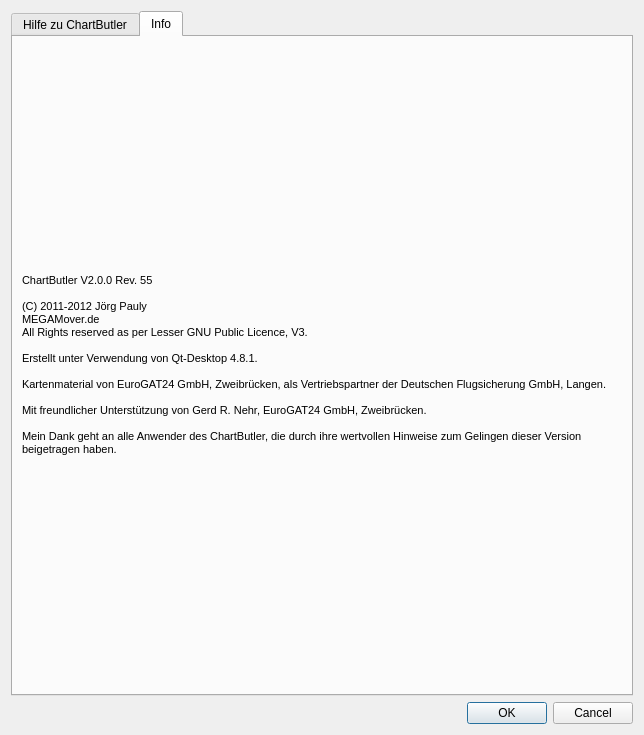
<?xml version="1.0" encoding="UTF-8"?>
<ui version="4.0">
 <class>CHelp</class>
 <widget class="QDialog" name="CHelp">
  <property name="geometry">
   <rect>
    <x>0</x>
    <y>0</y>
    <width>644</width>
    <height>735</height>
   </rect>
  </property>
  <property name="windowTitle">
   <string>Dialog</string>
  </property>
  <layout class="QVBoxLayout" name="verticalLayout_2">
   <item>
    <widget class="QTabWidget" name="tabWidget">
     <property name="currentIndex">
      <number>1</number>
     </property>
     <widget class="QWidget" name="tabHelp">
      <attribute name="title">
       <string>Hilfe zu ChartButler</string>
      </attribute>
      <attribute name="toolTip">
       <string>Kurzhilfe zur Verwendung von ChartButler V2</string>
      </attribute>
      <widget class="QLabel" name="lblHelp">
       <property name="geometry">
        <rect>
         <x>10</x>
         <y>10</y>
         <width>601</width>
         <height>531</height>
        </rect>
       </property>
       <property name="text">
        <string>&lt;!DOCTYPE HTML PUBLIC &quot;-//W3C//DTD HTML 4.0//EN&quot; &quot;http://www.w3.org/TR/REC-html40/strict.dtd&quot;&gt;
&lt;html&gt;&lt;head&gt;&lt;meta name=&quot;qrichtext&quot; content=&quot;1&quot; /&gt;&lt;style type=&quot;text/css&quot;&gt;
p, li { white-space: pre-wrap; }
&lt;/style&gt;&lt;/head&gt;&lt;body style=&quot; font-family:'Sans Serif'; font-size:9pt; font-weight:400; font-style:normal;&quot;&gt;
&lt;p style=&quot; margin-top:0px; margin-bottom:0px; margin-left:0px; margin-right:0px; -qt-block-indent:0; text-indent:0px;&quot;&gt;&lt;span style=&quot; font-family:'MS Shell Dlg 2'; font-size:8pt;&quot;&gt;Die linke Liste zeigt alle Flugplätze, für die Karten heruntergeladen wurden.&lt;/span&gt;&lt;/p&gt;
&lt;p style=&quot; margin-top:0px; margin-bottom:0px; margin-left:0px; margin-right:0px; -qt-block-indent:0; text-indent:0px;&quot;&gt;&lt;span style=&quot; font-family:'MS Shell Dlg 2'; font-size:8pt;&quot;&gt;Doppel-Klick auf einen Flugplatz erweitert des Eintrag, so dass alle für diesen Platz verfügbaren Karten als Unter-Knoten angezeigt werden.&lt;/span&gt;&lt;/p&gt;
&lt;p style=&quot; margin-top:0px; margin-bottom:0px; margin-left:0px; margin-right:0px; -qt-block-indent:0; text-indent:0px;&quot;&gt;&lt;span style=&quot; font-family:'MS Shell Dlg 2'; font-size:8pt;&quot;&gt;Rechtsklick auf einen ausgewählten Platz ruft ein Kontextmenü mit folgenden Punkten auf:&lt;/span&gt;&lt;/p&gt;
&lt;p style=&quot;-qt-paragraph-type:empty; margin-top:0px; margin-bottom:0px; margin-left:0px; margin-right:0px; -qt-block-indent:0; text-indent:0px; font-family:'MS Shell Dlg 2'; font-size:8pt;&quot;&gt;&lt;br /&gt;&lt;/p&gt;
&lt;p style=&quot; margin-top:0px; margin-bottom:0px; margin-left:0px; margin-right:0px; -qt-block-indent:0; text-indent:0px;&quot;&gt;&lt;span style=&quot; font-family:'MS Shell Dlg 2'; font-size:8pt;&quot;&gt;	-&amp;gt; Flugplatz löschen&lt;/span&gt;&lt;/p&gt;
&lt;p style=&quot; margin-top:0px; margin-bottom:0px; margin-left:0px; margin-right:0px; -qt-block-indent:0; text-indent:0px;&quot;&gt;&lt;span style=&quot; font-family:'MS Shell Dlg 2'; font-size:8pt;&quot;&gt;	     Alle Karten des Platzes werden aus der Datenbank &lt;/span&gt;&lt;/p&gt;
&lt;p style=&quot; margin-top:0px; margin-bottom:0px; margin-left:0px; margin-right:0px; -qt-block-indent:0; text-indent:0px;&quot;&gt;&lt;span style=&quot; font-family:'MS Shell Dlg 2'; font-size:8pt;&quot;&gt;	     und vom Datenträger gelöscht.&lt;/span&gt;&lt;/p&gt;
&lt;p style=&quot;-qt-paragraph-type:empty; margin-top:0px; margin-bottom:0px; margin-left:0px; margin-right:0px; -qt-block-indent:0; text-indent:0px; font-family:'MS Shell Dlg 2'; font-size:8pt;&quot;&gt;&lt;br /&gt;&lt;/p&gt;
&lt;p style=&quot; margin-top:0px; margin-bottom:0px; margin-left:0px; margin-right:0px; -qt-block-indent:0; text-indent:0px;&quot;&gt;&lt;span style=&quot; font-family:'MS Shell Dlg 2'; font-size:8pt;&quot;&gt;	-&amp;gt; Karten aktualisieren&lt;/span&gt;&lt;/p&gt;
&lt;p style=&quot; margin-top:0px; margin-bottom:0px; margin-left:0px; margin-right:0px; -qt-block-indent:0; text-indent:0px;&quot;&gt;&lt;span style=&quot; font-family:'MS Shell Dlg 2'; font-size:8pt;&quot;&gt;	      Für den ausgewählten Platz werden&lt;/span&gt;&lt;/p&gt;
&lt;p style=&quot; margin-top:0px; margin-bottom:0px; margin-left:0px; margin-right:0px; -qt-block-indent:0; text-indent:0px;&quot;&gt;&lt;span style=&quot; font-family:'MS Shell Dlg 2'; font-size:8pt;&quot;&gt;	      die aktuellen Karten heruntergeladen.&lt;/span&gt;&lt;/p&gt;
&lt;p style=&quot;-qt-paragraph-type:empty; margin-top:0px; margin-bottom:0px; margin-left:0px; margin-right:0px; -qt-block-indent:0; text-indent:0px; font-family:'MS Shell Dlg 2'; font-size:8pt;&quot;&gt;&lt;br /&gt;&lt;/p&gt;
&lt;p style=&quot; margin-top:0px; margin-bottom:0px; margin-left:0px; margin-right:0px; -qt-block-indent:0; text-indent:0px;&quot;&gt;&lt;span style=&quot; font-family:'MS Shell Dlg 2'; font-size:8pt;&quot;&gt;	-&amp;gt; Karte anzeigen&lt;/span&gt;&lt;/p&gt;
&lt;p style=&quot; margin-top:0px; margin-bottom:0px; margin-left:0px; margin-right:0px; -qt-block-indent:0; text-indent:0px;&quot;&gt;&lt;span style=&quot; font-family:'MS Shell Dlg 2'; font-size:8pt;&quot;&gt;	     Die Karte wird in Ihrem PDF-Reader angezeigt.&lt;/span&gt;&lt;/p&gt;
&lt;p style=&quot;-qt-paragraph-type:empty; margin-top:0px; margin-bottom:0px; margin-left:0px; margin-right:0px; -qt-block-indent:0; text-indent:0px; font-family:'MS Shell Dlg 2'; font-size:8pt;&quot;&gt;&lt;br /&gt;&lt;/p&gt;
&lt;p style=&quot; margin-top:0px; margin-bottom:0px; margin-left:0px; margin-right:0px; -qt-block-indent:0; text-indent:0px;&quot;&gt;&lt;span style=&quot; font-family:'MS Shell Dlg 2'; font-size:8pt;&quot;&gt;Doppel-Klick auf eine Karte ruft die Karte iIhrem PDF-Reader auf.&lt;/span&gt;&lt;/p&gt;
&lt;p style=&quot;-qt-paragraph-type:empty; margin-top:0px; margin-bottom:0px; margin-left:0px; margin-right:0px; -qt-block-indent:0; text-indent:0px; font-family:'MS Shell Dlg 2'; font-size:8pt;&quot;&gt;&lt;br /&gt;&lt;/p&gt;
&lt;p style=&quot; margin-top:0px; margin-bottom:0px; margin-left:0px; margin-right:0px; -qt-block-indent:0; text-indent:0px;&quot;&gt;&lt;span style=&quot; font-family:'MS Shell Dlg 2'; font-size:8pt;&quot;&gt;Die rechts befindlichen Schaltflächen haben folgende Funktionen:&lt;/span&gt;&lt;/p&gt;
&lt;p style=&quot;-qt-paragraph-type:empty; margin-top:0px; margin-bottom:0px; margin-left:0px; margin-right:0px; -qt-block-indent:0; text-indent:0px; font-family:'MS Shell Dlg 2'; font-size:8pt;&quot;&gt;&lt;br /&gt;&lt;/p&gt;
&lt;p style=&quot; margin-top:0px; margin-bottom:0px; margin-left:0px; margin-right:0px; -qt-block-indent:0; text-indent:0px;&quot;&gt;&lt;span style=&quot; font-family:'MS Shell Dlg 2'; font-size:8pt;&quot;&gt;	-&amp;gt; Flugplatz hinzufügen&lt;/span&gt;&lt;/p&gt;
&lt;p style=&quot; margin-top:0px; margin-bottom:0px; margin-left:0px; margin-right:0px; -qt-block-indent:0; text-indent:0px;&quot;&gt;&lt;span style=&quot; font-family:'MS Shell Dlg 2'; font-size:8pt;&quot;&gt;	     Es kann der ICAO-Code für einen oder mehrere neue Flugplätze angegeben werden,&lt;/span&gt;&lt;/p&gt;
&lt;p style=&quot; margin-top:0px; margin-bottom:0px; margin-left:0px; margin-right:0px; -qt-block-indent:0; text-indent:0px;&quot;&gt;&lt;span style=&quot; font-family:'MS Shell Dlg 2'; font-size:8pt;&quot;&gt;	     dessen Karten heruntergeladen werden. Die ICAO-Codes können durch Leerzeichen,&lt;/span&gt;&lt;/p&gt;
&lt;p style=&quot; margin-top:0px; margin-bottom:0px; margin-left:0px; margin-right:0px; -qt-block-indent:0; text-indent:0px;&quot;&gt;&lt;span style=&quot; font-family:'MS Shell Dlg 2'; font-size:8pt;&quot;&gt;	     Punkt, Komma, Semikolon oder &amp;quot;-&amp;quot; getrennt werden.&lt;/span&gt;&lt;/p&gt;
&lt;p style=&quot;-qt-paragraph-type:empty; margin-top:0px; margin-bottom:0px; margin-left:0px; margin-right:0px; -qt-block-indent:0; text-indent:0px; font-family:'MS Shell Dlg 2'; font-size:8pt;&quot;&gt;&lt;br /&gt;&lt;/p&gt;
&lt;p style=&quot; margin-top:0px; margin-bottom:0px; margin-left:0px; margin-right:0px; -qt-block-indent:0; text-indent:0px;&quot;&gt;&lt;span style=&quot; font-family:'MS Shell Dlg 2'; font-size:8pt;&quot;&gt;	-&amp;gt; Karten aktualisieren&lt;/span&gt;&lt;/p&gt;
&lt;p style=&quot; margin-top:0px; margin-bottom:0px; margin-left:0px; margin-right:0px; -qt-block-indent:0; text-indent:0px;&quot;&gt;&lt;span style=&quot; font-family:'MS Shell Dlg 2'; font-size:8pt;&quot;&gt;	      Alle Flugplätze in der Datenbank werden ggf. mit&lt;/span&gt;&lt;/p&gt;
&lt;p style=&quot; margin-top:0px; margin-bottom:0px; margin-left:0px; margin-right:0px; -qt-block-indent:0; text-indent:0px;&quot;&gt;&lt;span style=&quot; font-family:'MS Shell Dlg 2'; font-size:8pt;&quot;&gt;	      aktualisierten Karten bestückt.&lt;/span&gt;&lt;/p&gt;
&lt;p style=&quot;-qt-paragraph-type:empty; margin-top:0px; margin-bottom:0px; margin-left:0px; margin-right:0px; -qt-block-indent:0; text-indent:0px; font-family:'MS Shell Dlg 2'; font-size:8pt;&quot;&gt;&lt;br /&gt;&lt;/p&gt;
&lt;p style=&quot; margin-top:0px; margin-bottom:0px; margin-left:0px; margin-right:0px; -qt-block-indent:0; text-indent:0px;&quot;&gt;&lt;span style=&quot; font-family:'MS Shell Dlg 2'; font-size:8pt;&quot;&gt;	-&amp;gt; Optionen&lt;/span&gt;&lt;/p&gt;
&lt;p style=&quot; margin-top:0px; margin-bottom:0px; margin-left:0px; margin-right:0px; -qt-block-indent:0; text-indent:0px;&quot;&gt;&lt;span style=&quot; font-family:'MS Shell Dlg 2'; font-size:8pt;&quot;&gt;	      Hier können die Login-Daten für GAT24.de hinterlegt &lt;/span&gt;&lt;/p&gt;
&lt;p style=&quot; margin-top:0px; margin-bottom:0px; margin-left:0px; margin-right:0px; -qt-block-indent:0; text-indent:0px;&quot;&gt;&lt;span style=&quot; font-family:'MS Shell Dlg 2'; font-size:8pt;&quot;&gt; 	      sowie das Verzeichnis für die Karten und der Pfad zu&lt;/span&gt;&lt;/p&gt;
&lt;p style=&quot; margin-top:0px; margin-bottom:0px; margin-left:0px; margin-right:0px; -qt-block-indent:0; text-indent:0px;&quot;&gt;&lt;span style=&quot; font-family:'MS Shell Dlg 2'; font-size:8pt;&quot;&gt;	      Ihrem PDF-Reader festgelegt werden.&lt;/span&gt;&lt;/p&gt;
&lt;p style=&quot;-qt-paragraph-type:empty; margin-top:0px; margin-bottom:0px; margin-left:0px; margin-right:0px; -qt-block-indent:0; text-indent:0px; font-family:'MS Shell Dlg 2'; font-size:8pt;&quot;&gt;&lt;br /&gt;&lt;/p&gt;
&lt;p style=&quot; margin-top:0px; margin-bottom:0px; margin-left:0px; margin-right:0px; -qt-block-indent:0; text-indent:0px;&quot;&gt;&lt;span style=&quot; font-family:'MS Shell Dlg 2'; font-size:8pt;&quot;&gt;	-&amp;gt; Hilfe/Info&lt;/span&gt;&lt;/p&gt;
&lt;p style=&quot; margin-top:0px; margin-bottom:0px; margin-left:0px; margin-right:0px; -qt-block-indent:0; text-indent:0px;&quot;&gt;&lt;span style=&quot; font-family:'MS Shell Dlg 2'; font-size:8pt;&quot;&gt;	     Die lesen Sie gerade... ;-)&lt;/span&gt;&lt;/p&gt;
&lt;p style=&quot;-qt-paragraph-type:empty; margin-top:0px; margin-bottom:0px; margin-left:0px; margin-right:0px; -qt-block-indent:0; text-indent:0px; font-family:'MS Shell Dlg 2'; font-size:8pt;&quot;&gt;&lt;br /&gt;&lt;/p&gt;
&lt;p style=&quot; margin-top:0px; margin-bottom:0px; margin-left:0px; margin-right:0px; -qt-block-indent:0; text-indent:0px;&quot;&gt;&lt;span style=&quot; font-family:'MS Shell Dlg 2'; font-size:8pt;&quot;&gt;	-&amp;gt; Schließen&lt;/span&gt;&lt;/p&gt;
&lt;p style=&quot; margin-top:0px; margin-bottom:0px; margin-left:0px; margin-right:0px; -qt-block-indent:0; text-indent:0px;&quot;&gt;&lt;span style=&quot; font-family:'MS Shell Dlg 2'; font-size:8pt;&quot;&gt;	     Beendet den ChartButler.&lt;/span&gt;&lt;/p&gt;&lt;/body&gt;&lt;/html&gt;</string>
       </property>
       <property name="wordWrap">
        <bool>true</bool>
       </property>
      </widget>
     </widget>
     <widget class="QWidget" name="tabInfo">
      <attribute name="title">
       <string>Info</string>
      </attribute>
      <layout class="QVBoxLayout" name="verticalLayout">
       <item>
        <widget class="QLabel" name="label">
         <property name="text">
          <string>&lt;!DOCTYPE HTML PUBLIC &quot;-//W3C//DTD HTML 4.0//EN&quot; &quot;http://www.w3.org/TR/REC-html40/strict.dtd&quot;&gt;
&lt;html&gt;&lt;head&gt;&lt;meta name=&quot;qrichtext&quot; content=&quot;1&quot; /&gt;&lt;style type=&quot;text/css&quot;&gt;
p, li { white-space: pre-wrap; }
&lt;/style&gt;&lt;/head&gt;&lt;body style=&quot; font-family:'Sans Serif'; font-size:9pt; font-weight:400; font-style:normal;&quot;&gt;
&lt;p style=&quot; margin-top:0px; margin-bottom:0px; margin-left:0px; margin-right:0px; -qt-block-indent:0; text-indent:0px;&quot;&gt;&lt;span style=&quot; font-family:'MS Shell Dlg 2'; font-size:8pt;&quot;&gt;ChartButler V2.0.0 Rev. 55&lt;/span&gt;&lt;/p&gt;
&lt;p style=&quot;-qt-paragraph-type:empty; margin-top:0px; margin-bottom:0px; margin-left:0px; margin-right:0px; -qt-block-indent:0; text-indent:0px; font-family:'MS Shell Dlg 2'; font-size:8pt;&quot;&gt;&lt;br /&gt;&lt;/p&gt;
&lt;p style=&quot; margin-top:0px; margin-bottom:0px; margin-left:0px; margin-right:0px; -qt-block-indent:0; text-indent:0px;&quot;&gt;&lt;span style=&quot; font-family:'MS Shell Dlg 2'; font-size:8pt;&quot;&gt;(C) 2011-2012 Jörg Pauly&lt;/span&gt;&lt;/p&gt;
&lt;p style=&quot; margin-top:0px; margin-bottom:0px; margin-left:0px; margin-right:0px; -qt-block-indent:0; text-indent:0px;&quot;&gt;&lt;span style=&quot; font-family:'MS Shell Dlg 2'; font-size:8pt;&quot;&gt;MEGAMover.de&lt;/span&gt;&lt;/p&gt;
&lt;p style=&quot; margin-top:0px; margin-bottom:0px; margin-left:0px; margin-right:0px; -qt-block-indent:0; text-indent:0px;&quot;&gt;&lt;span style=&quot; font-family:'MS Shell Dlg 2'; font-size:8pt;&quot;&gt;All Rights reserved as per&lt;/span&gt;&lt;span style=&quot; font-family:'MS Shell Dlg 2'; font-size:8pt;&quot;&gt; Lesser&lt;/span&gt;&lt;span style=&quot; font-family:'MS Shell Dlg 2'; font-size:8pt;&quot;&gt; GNU Public Licence, V3.&lt;/span&gt;&lt;/p&gt;
&lt;p style=&quot;-qt-paragraph-type:empty; margin-top:0px; margin-bottom:0px; margin-left:0px; margin-right:0px; -qt-block-indent:0; text-indent:0px; font-family:'MS Shell Dlg 2'; font-size:8pt;&quot;&gt;&lt;br /&gt;&lt;/p&gt;
&lt;p style=&quot; margin-top:0px; margin-bottom:0px; margin-left:0px; margin-right:0px; -qt-block-indent:0; text-indent:0px;&quot;&gt;&lt;span style=&quot; font-family:'MS Shell Dlg 2'; font-size:8pt;&quot;&gt;Erstellt unter Verwendung von Qt-Desktop 4.8.1.&lt;/span&gt;&lt;/p&gt;
&lt;p style=&quot;-qt-paragraph-type:empty; margin-top:0px; margin-bottom:0px; margin-left:0px; margin-right:0px; -qt-block-indent:0; text-indent:0px; font-family:'MS Shell Dlg 2'; font-size:8pt;&quot;&gt;&lt;br /&gt;&lt;/p&gt;
&lt;p style=&quot; margin-top:0px; margin-bottom:0px; margin-left:0px; margin-right:0px; -qt-block-indent:0; text-indent:0px;&quot;&gt;&lt;span style=&quot; font-family:'MS Shell Dlg 2'; font-size:8pt;&quot;&gt;Kartenmaterial von EuroGAT24 GmbH, Zweibrücken, als Vertriebspartner der Deutschen Flugsicherung GmbH, Langen.&lt;/span&gt;&lt;/p&gt;
&lt;p style=&quot;-qt-paragraph-type:empty; margin-top:0px; margin-bottom:0px; margin-left:0px; margin-right:0px; -qt-block-indent:0; text-indent:0px; font-family:'MS Shell Dlg 2'; font-size:8pt;&quot;&gt;&lt;br /&gt;&lt;/p&gt;
&lt;p style=&quot; margin-top:0px; margin-bottom:0px; margin-left:0px; margin-right:0px; -qt-block-indent:0; text-indent:0px;&quot;&gt;&lt;span style=&quot; font-family:'MS Shell Dlg 2'; font-size:8pt;&quot;&gt;Mit freundlicher Unterstützung von Gerd R. Nehr, EuroGAT24 GmbH, Zweibrücken.&lt;/span&gt;&lt;/p&gt;
&lt;p style=&quot;-qt-paragraph-type:empty; margin-top:0px; margin-bottom:0px; margin-left:0px; margin-right:0px; -qt-block-indent:0; text-indent:0px; font-family:'MS Shell Dlg 2'; font-size:8pt;&quot;&gt;&lt;br /&gt;&lt;/p&gt;
&lt;p style=&quot; margin-top:0px; margin-bottom:0px; margin-left:0px; margin-right:0px; -qt-block-indent:0; text-indent:0px;&quot;&gt;&lt;span style=&quot; font-family:'MS Shell Dlg 2'; font-size:8pt;&quot;&gt;Mein Dank geht an alle Anwender des ChartButler, die durch ihre wertvollen Hinweise zum Gelingen dieser Version beigetragen haben.&lt;/span&gt;&lt;/p&gt;&lt;/body&gt;&lt;/html&gt;</string>
         </property>
         <property name="wordWrap">
          <bool>true</bool>
         </property>
        </widget>
       </item>
      </layout>
     </widget>
    </widget>
   </item>
   <item>
    <widget class="QDialogButtonBox" name="buttonBox">
     <property name="orientation">
      <enum>Qt::Horizontal</enum>
     </property>
     <property name="standardButtons">
      <set>QDialogButtonBox::Cancel|QDialogButtonBox::Ok</set>
     </property>
    </widget>
   </item>
  </layout>
 </widget>
 <resources/>
 <connections>
  <connection>
   <sender>buttonBox</sender>
   <signal>accepted()</signal>
   <receiver>CHelp</receiver>
   <slot>accept()</slot>
   <hints>
    <hint type="sourcelabel">
     <x>248</x>
     <y>254</y>
    </hint>
    <hint type="destinationlabel">
     <x>157</x>
     <y>274</y>
    </hint>
   </hints>
  </connection>
  <connection>
   <sender>buttonBox</sender>
   <signal>rejected()</signal>
   <receiver>CHelp</receiver>
   <slot>reject()</slot>
   <hints>
    <hint type="sourcelabel">
     <x>316</x>
     <y>260</y>
    </hint>
    <hint type="destinationlabel">
     <x>286</x>
     <y>274</y>
    </hint>
   </hints>
  </connection>
 </connections>
</ui>
